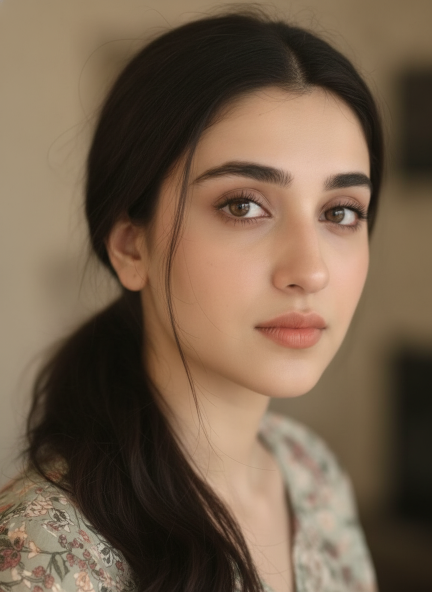
#> input picture refs/ref_01.png, 864 x 1184 px (shown at 1/2 size)
$ python main.py
#> lines starting #> are read from the running program, lines starting #| are printed output that depends on the picture
import os
import random
import json
import requests
import io
from PIL import Image, ImageEnhance
from datetime import datetime
from dotenv import load_dotenv
from google import genai
from google.genai import types
from config import LOCATIONS, DRESS_STYLES, SETTINGS, CAROUSEL_SLIDES

load_dotenv()

GEMINI_API_KEY = os.getenv("GEMINI_API_KEY")
BUFFER_API_KEY = os.getenv("BUFFER_API_KEY")
BUFFER_CHANNEL_ID = os.getenv("BUFFER_CHANNEL_ID")

gemini = genai.Client(api_key=GEMINI_API_KEY)

IMAGE_MODEL = "gemini-2.5-flash-image"

REFERENCE_PHOTOS = [
    "refs/ref_01.png",  # frontal neutral close-up, window light — core identity anchor
    "refs/ref_04.png",  # harsh midday sun, waist-up, dark kurta
    "refs/ref_07.png",  # right profile, cool morning light
    "refs/ref_08.png",  # night restaurant, warm low light
    "refs/ref_10.png",  # candid open laugh, messy bun
    "refs/ref_11.png",  # golden-hour frontal
    "refs/ref_14.png",  # three-quarter view, dramatic side shadow
    "refs/ref_20.png",  # hair fully tied back — hairline/ears/jaw anchor
    "refs/ref_fullbody_01.png",  # full-body frontal, plain background — body proportion anchor
    "refs/ref_fullbody_02.png",  # full-body 45-degree stance — height/build anchor
]

BUFFER_API_URL = "https://api.buffer.com/graphql"
BUFFER_MUTATION = """
mutation createPost($input: CreatePostInput!) {
  createPost(input: $input) {
    ... on PostActionSuccess { post { id status } }
    ... on InvalidInputError { message }
    ... on UnexpectedError { message }
    ... on RestProxyError { message code }
    ... on LimitReachedError { message }
  }
}
"""


def load_all_reference_photos():
    return [Image.open(path).convert("RGB") for path in REFERENCE_PHOTOS]
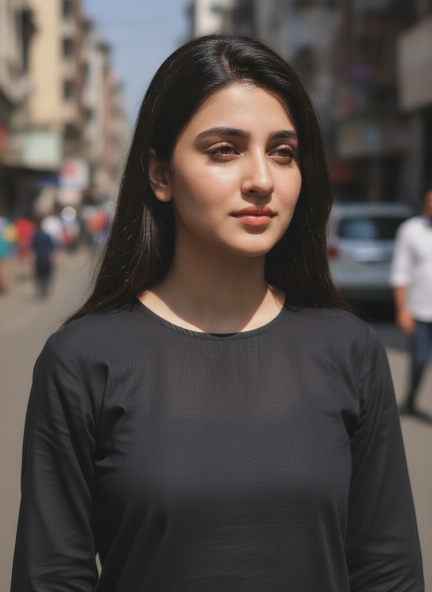
#> input picture refs/ref_04.png, 864 x 1184 px (shown at 1/2 size)
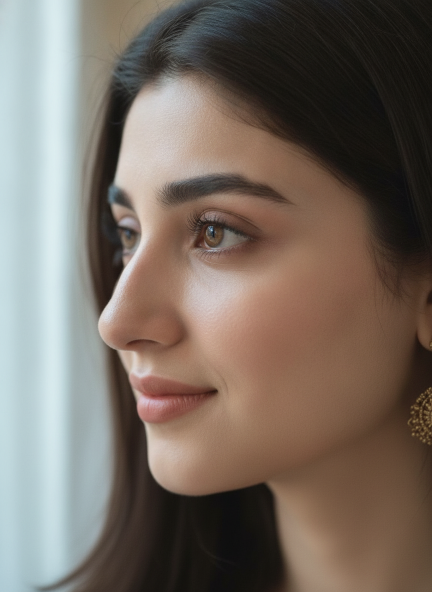
#> input picture refs/ref_07.png, 864 x 1184 px (shown at 1/2 size)
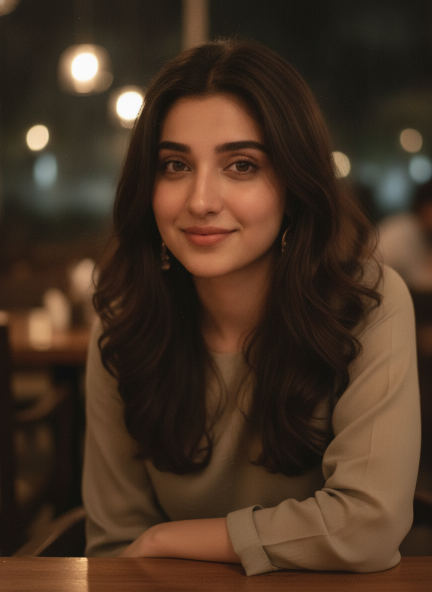
#> input picture refs/ref_08.png, 864 x 1184 px (shown at 1/2 size)
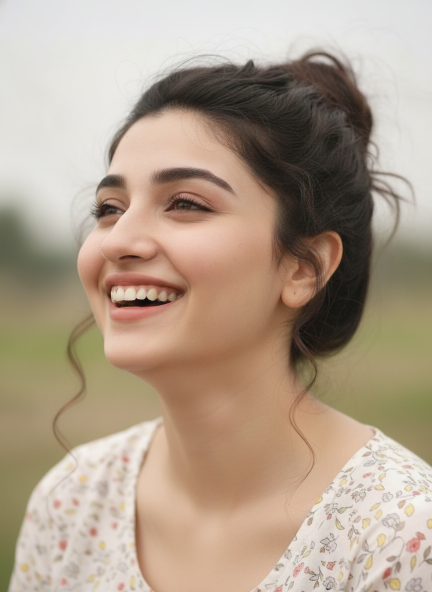
#> input picture refs/ref_10.png, 864 x 1184 px (shown at 1/2 size)
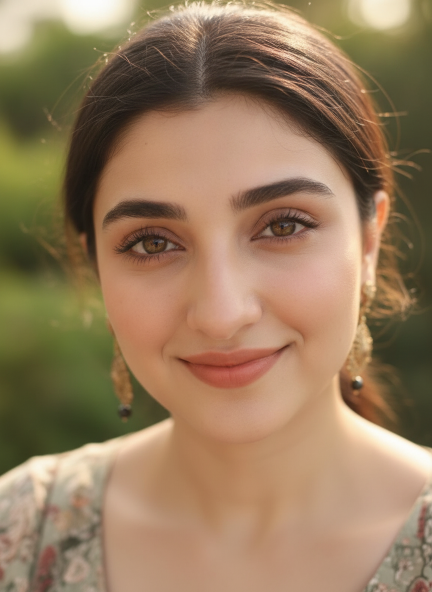
#> input picture refs/ref_11.png, 864 x 1184 px (shown at 1/2 size)


# [156 lines left out: functions generate_model_image, apply_feed_grade, add_phone_realism, upload_image_to_fal, generate_caption, post_to_buffer, not called in this run]


def main():
    location = random.choice(LOCATIONS)
    dress = random.choice(DRESS_STYLES)
    setting = random.choice(SETTINGS)

    print(f"\nToday's post:")
    print(f"  Location : {location['name']}")
    print(f"  Dress    : {dress['color']} — {dress['pattern']}")
    print(f"  Setting  : {setting}\n")

    ref_photos = load_all_reference_photos()
    num_images = random.randint(2, 4)
    slides = CAROUSEL_SLIDES[:num_images]
    print(f"  Images   : {num_images}\n")

    all_images = []
    outfit_ref = None
    for i, slide in enumerate(slides, 1):
        pose = random.choice(slide["poses"])
        print(f"Generating model image {i}/{num_images} ({slide['role']})...")
        print(f"  Pose: {pose}")
        img_bytes = generate_model_image(location, dress, setting, slide, pose, ref_photos, outfit_ref)
        if outfit_ref is None:
            # first image becomes the outfit/location reference for the rest
            outfit_ref = Image.open(io.BytesIO(img_bytes)).convert("RGB")
        print(f"  Uploading image {i}...")
        url = upload_image_to_fal(img_bytes, f"image{i}.jpg")
        print(f"  Image {i}: {url}\n")
        all_images.append(url)

    print("Generating caption...")
    caption = generate_caption(location, dress, setting)
    print(f"\n--- CAPTION ---\n{caption}\n---------------\n")

    with open("last_post.json", "w") as f:
        json.dump({
            "date": datetime.now().strftime("%Y-%m-%d"),
            "location": location["name"],
            "dress": dress["description"],
            "setting": setting,
            "images": all_images,
            "caption": caption,
        }, f, indent=2)
    print("Saved to last_post.json")

    print("\nPosting to Instagram via Buffer...")
    post_to_buffer(all_images, caption)


if __name__ == "__main__":
#> (the run stopped early here; a loop or call above may not have finished)
